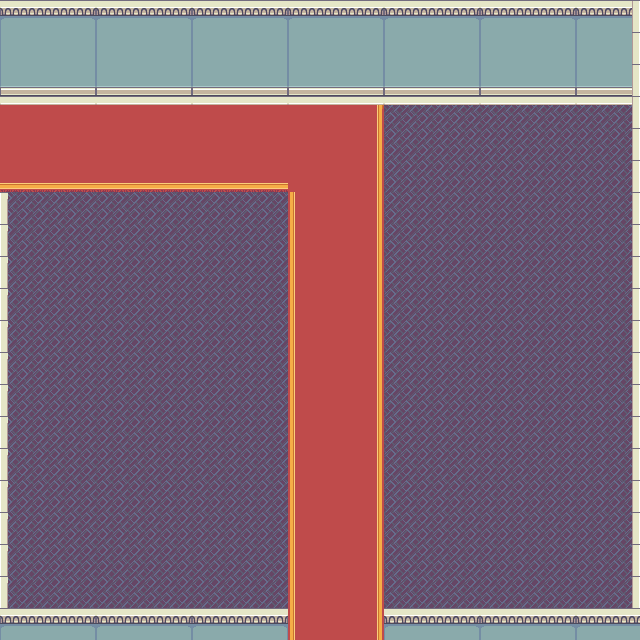

Tiled map render using the project's own tile images. Description and the whole map definition, tile-layer contents included, below:
An orthogonal 20x20 tile map with 32x32 px tiles, 3 tile layers (floor, walls, columns), 4 tilesets and 7 objects (5x wall, Player, transition).

<map version="1.2" tiledversion="1.3.4" orientation="orthogonal" renderorder="right-down" width="20" height="20" tilewidth="32" tileheight="32" infinite="0" nextlayerid="5" nextobjectid="11">
 <tileset firstgid="1" source="../map1/grass.tsx" />
 <tileset firstgid="19" source="castle.tsx" />
 <tileset firstgid="39" source="inside.tsx" />
 <tileset firstgid="139" source="castlefloors.tsx" />
 <layer id="1" name="floor" width="20" height="20">
  <data encoding="csv">
151,151,151,151,151,151,151,151,151,151,151,151,151,151,151,151,151,151,151,151,
161,161,161,161,161,161,161,161,161,161,161,161,161,161,161,161,161,161,161,161,
161,161,161,161,161,161,161,161,161,161,161,161,161,161,161,161,161,161,161,161,
201,201,201,201,201,201,201,201,201,201,201,202,161,161,161,161,161,161,161,161,
211,211,211,211,211,211,211,211,211,211,211,212,161,161,161,161,161,161,161,161,
221,221,221,221,221,221,221,221,221,211,211,212,161,161,161,161,161,161,161,161,
161,161,161,161,161,161,161,161,161,210,211,212,161,161,161,161,161,161,161,161,
161,161,161,161,161,161,161,161,161,210,211,212,161,161,161,161,161,161,161,161,
161,161,161,161,161,161,161,161,161,210,211,212,161,161,161,161,161,161,161,161,
161,161,161,161,161,161,161,161,161,210,211,212,161,161,161,161,161,161,161,161,
161,161,161,161,161,161,161,161,161,210,211,212,161,161,161,161,161,161,161,161,
161,161,161,161,161,161,161,161,161,210,211,212,161,161,161,161,161,161,161,161,
161,161,161,161,161,161,161,161,161,210,211,212,161,161,161,161,161,161,161,161,
161,161,161,161,161,161,161,161,161,210,211,212,161,161,161,161,161,161,161,161,
161,161,161,161,161,161,161,161,161,210,211,212,161,161,161,161,161,161,161,161,
161,161,161,161,161,161,161,161,161,210,211,212,161,161,161,161,161,161,161,161,
161,161,161,161,161,161,161,161,161,210,211,212,161,161,161,161,161,161,161,161,
161,161,161,161,161,161,161,161,161,210,211,212,161,161,161,161,161,161,161,161,
161,161,161,161,161,161,161,161,161,210,211,212,161,161,161,161,161,161,161,161,
161,161,161,161,161,161,161,161,161,210,211,212,161,161,161,161,161,161,161,161
</data>
 </layer>
 <layer id="2" name="walls" width="20" height="20">
  <data encoding="csv">
39,40,41,39,40,41,39,40,41,39,40,41,39,40,41,39,40,41,39,40,
49,50,51,49,50,51,49,50,51,49,50,51,49,50,51,49,50,51,49,50,
59,60,61,59,60,61,59,60,61,59,60,61,59,60,61,59,60,61,59,60,
69,70,71,69,70,71,69,70,71,69,70,71,69,70,71,69,70,71,69,70,
0,0,0,0,0,0,0,0,0,0,0,0,0,0,0,0,0,0,0,0,
0,0,0,0,0,0,0,0,0,0,0,0,0,0,0,0,0,0,0,0,
0,0,0,0,0,0,0,0,0,0,0,0,0,0,0,0,0,0,0,0,
0,0,0,0,0,0,0,0,0,0,0,0,0,0,0,0,0,0,0,0,
0,0,0,0,0,0,0,0,0,0,0,0,0,0,0,0,0,0,0,0,
0,0,0,0,0,0,0,0,0,0,0,0,0,0,0,0,0,0,0,0,
0,0,0,0,0,0,0,0,0,0,0,0,0,0,0,0,0,0,0,0,
0,0,0,0,0,0,0,0,0,0,0,0,0,0,0,0,0,0,0,0,
0,0,0,0,0,0,0,0,0,0,0,0,0,0,0,0,0,0,0,0,
0,0,0,0,0,0,0,0,0,0,0,0,0,0,0,0,0,0,0,0,
0,0,0,0,0,0,0,0,0,0,0,0,0,0,0,0,0,0,0,0,
0,0,0,0,0,0,0,0,0,0,0,0,0,0,0,0,0,0,0,0,
0,0,0,0,0,0,0,0,0,0,0,0,0,0,0,0,0,0,0,0,
0,0,0,0,0,0,0,0,0,0,0,0,0,0,0,0,0,0,0,0,
0,0,0,0,0,0,0,0,0,0,0,0,0,0,0,0,0,0,0,0,
0,0,0,0,0,0,0,0,0,0,0,0,0,0,0,0,0,0,0,0
</data>
 </layer>
 <layer id="3" name="columns" width="20" height="20">
  <data encoding="csv">
0,0,0,0,0,0,0,0,0,0,0,0,0,0,0,0,0,0,0,44,
0,0,0,0,0,0,0,0,0,0,0,0,0,0,0,0,0,0,0,44,
0,0,0,0,0,0,0,0,0,0,0,0,0,0,0,0,0,0,0,44,
0,0,0,0,0,0,0,0,0,0,0,0,0,0,0,0,0,0,0,44,
0,0,0,0,0,0,0,0,0,0,0,0,0,0,0,0,0,0,0,44,
0,0,0,0,0,0,0,0,0,0,0,0,0,0,0,0,0,0,0,44,
82,0,0,0,0,0,0,0,0,0,0,0,0,0,0,0,0,0,0,44,
82,0,0,0,0,0,0,0,0,0,0,0,0,0,0,0,0,0,0,44,
82,0,0,0,0,0,0,0,0,0,0,0,0,0,0,0,0,0,0,44,
82,0,0,0,0,0,0,0,0,0,0,0,0,0,0,0,0,0,0,44,
82,0,0,0,0,0,0,0,0,0,0,0,0,0,0,0,0,0,0,44,
82,0,0,0,0,0,0,0,0,0,0,0,0,0,0,0,0,0,0,44,
82,0,0,0,0,0,0,0,0,0,0,0,0,0,0,0,0,0,0,44,
82,0,0,0,0,0,0,0,0,0,0,0,0,0,0,0,0,0,0,44,
82,0,0,0,0,0,0,0,0,0,0,0,0,0,0,0,0,0,0,44,
82,0,0,0,0,0,0,0,0,0,0,0,0,0,0,0,0,0,0,44,
82,0,0,0,0,0,0,0,0,0,0,0,0,0,0,0,0,0,0,44,
82,0,0,0,0,0,0,0,0,0,0,0,0,0,0,0,0,0,0,44,
82,0,0,0,0,0,0,0,0,0,0,0,0,0,0,0,0,0,0,44,
39,40,41,39,40,41,39,40,41,0,0,0,39,40,41,39,40,41,39,40
</data>
 </layer>
 <objectgroup id="4" name="walls">
  <object id="1" name="wall" x="0" y="608" width="288" height="32" />
  <object id="4" name="wall" x="0" y="192" width="8" height="416" />
  <object id="5" name="wall" x="632" y="8" width="8" height="600" />
  <object id="6" name="wall" x="0" y="0" width="632" height="104" />
  <object id="7" name="wall" x="376" y="608" width="264" height="32" />
  <object id="8" name="Player" x="33.0145" y="128" width="32" height="32" />
  <object id="10" name="transition" x="1.57979" y="102.498" width="24" height="80">
   <properties>
    <property name="goto" value="maps/map1/map1.tmx" />
   </properties>
  </object>
 </objectgroup>
</map>
